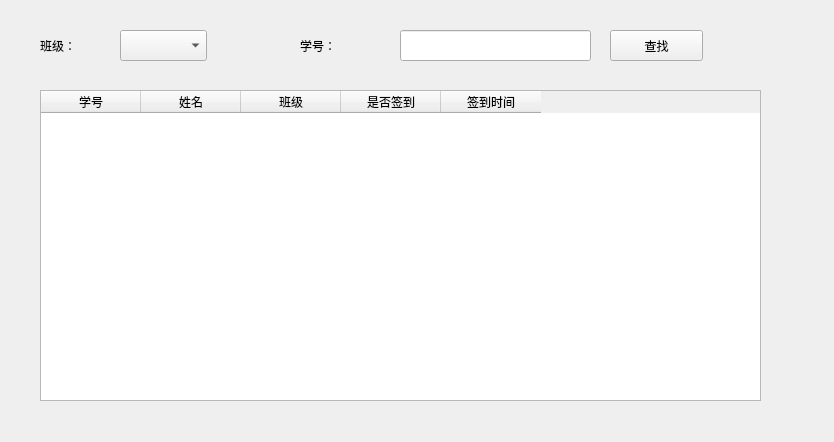
<?xml version="1.0" encoding="UTF-8"?>
<ui version="4.0">
 <class>Widget</class>
 <widget class="QWidget" name="Widget">
  <property name="geometry">
   <rect>
    <x>0</x>
    <y>0</y>
    <width>834</width>
    <height>442</height>
   </rect>
  </property>
  <property name="windowTitle">
   <string>Widget</string>
  </property>
  <widget class="QTableWidget" name="tableWidget">
   <property name="geometry">
    <rect>
     <x>40</x>
     <y>90</y>
     <width>721</width>
     <height>311</height>
    </rect>
   </property>
   <property name="styleSheet">
    <string notr="true"/>
   </property>
   <column>
    <property name="text">
     <string>学号</string>
    </property>
   </column>
   <column>
    <property name="text">
     <string>姓名</string>
    </property>
   </column>
   <column>
    <property name="text">
     <string>班级</string>
    </property>
   </column>
   <column>
    <property name="text">
     <string>是否签到</string>
    </property>
   </column>
   <column>
    <property name="text">
     <string>签到时间</string>
    </property>
   </column>
  </widget>
  <widget class="QLabel" name="label">
   <property name="geometry">
    <rect>
     <x>40</x>
     <y>30</y>
     <width>72</width>
     <height>31</height>
    </rect>
   </property>
   <property name="styleSheet">
    <string notr="true"/>
   </property>
   <property name="text">
    <string>班级：</string>
   </property>
  </widget>
  <widget class="QComboBox" name="comboBox">
   <property name="geometry">
    <rect>
     <x>120</x>
     <y>30</y>
     <width>87</width>
     <height>31</height>
    </rect>
   </property>
  </widget>
  <widget class="QLabel" name="label_2">
   <property name="geometry">
    <rect>
     <x>300</x>
     <y>30</y>
     <width>72</width>
     <height>31</height>
    </rect>
   </property>
   <property name="styleSheet">
    <string notr="true"/>
   </property>
   <property name="text">
    <string>学号：</string>
   </property>
  </widget>
  <widget class="QPushButton" name="pushButton">
   <property name="geometry">
    <rect>
     <x>610</x>
     <y>30</y>
     <width>93</width>
     <height>31</height>
    </rect>
   </property>
   <property name="text">
    <string>查找</string>
   </property>
   <property name="icon">
    <iconset resource="sign_picture/icon.qrc">
     <normaloff>:/OIPPT203GQG.jpg</normaloff>:/OIPPT203GQG.jpg</iconset>
   </property>
  </widget>
  <widget class="QLineEdit" name="lineEdit">
   <property name="geometry">
    <rect>
     <x>400</x>
     <y>30</y>
     <width>191</width>
     <height>31</height>
    </rect>
   </property>
  </widget>
  <widget class="QWidget" name="widget" native="true">
   <property name="geometry">
    <rect>
     <x>0</x>
     <y>0</y>
     <width>841</width>
     <height>441</height>
    </rect>
   </property>
   <property name="styleSheet">
    <string notr="true">border-image: url(:/OIPUOZ2Y34A.jpg);</string>
   </property>
  </widget>
  <zorder>widget</zorder>
  <zorder>tableWidget</zorder>
  <zorder>label</zorder>
  <zorder>comboBox</zorder>
  <zorder>label_2</zorder>
  <zorder>pushButton</zorder>
  <zorder>lineEdit</zorder>
 </widget>
 <layoutdefault spacing="6" margin="11"/>
 <resources>
  <include location="sign_picture/icon.qrc"/>
 </resources>
 <connections/>
</ui>
